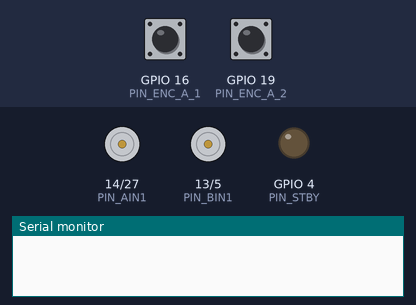
Bench run of a sketch on a simulated ESP32. Parts: motor-driver pin pairs drawn as motors (green arrow = first pin HIGH = forward, orange = second pin HIGH = backward, longer = more drive, scaled by the enable pin, stopped while the standby pin is LOW), output pins drawn as LEDs (lit = HIGH), the last lines printed to the serial monitor. The inputs (shaded band) are chosen by the test bench; at power-on: GPIO 16 (PIN_ENC_A_1) HIGH, GPIO 19 (PIN_ENC_A_2) HIGH.

Above: at 0.0 s.
At 0.45 s:
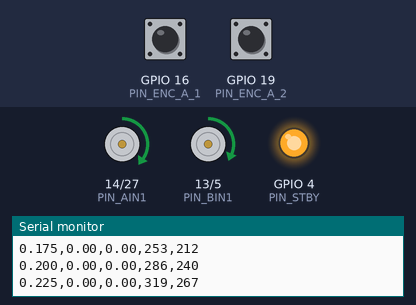
At 1.2 s:
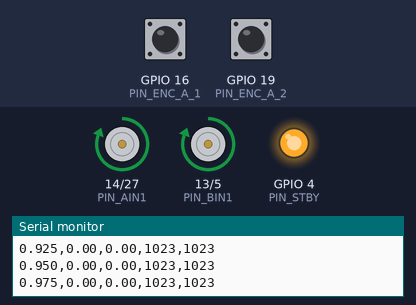
At 8.3 s:
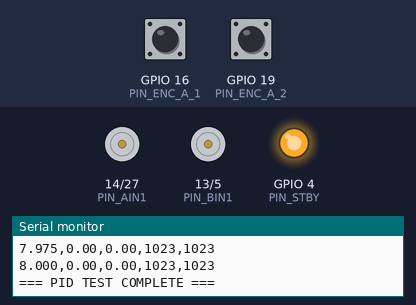
Timing chart, 0 to 9.8 s (numbered marks = the images above):
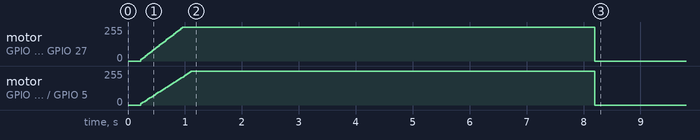

The sketch:

PID_data_verify.ino
```cpp
/*
 * PID_data_verify – Speed PI Control Test
 * Motor targets:
 *   Motor 1 = 120 rpm
 *   Motor 2 = 100 rpm
 * Sample time = 0.025s
 * Log format: Time(s),RPM1,RPM2,PWM1,PWM2
 */

#include <Arduino.h>

// ===== PIN MAP =====
const int PIN_AIN1 = 14;
const int PIN_AIN2 = 27;
const int PIN_PWMA = 25;

const int PIN_BIN1 = 13;
const int PIN_BIN2 = 5;
const int PIN_PWMB = 26;

const int PIN_ENC_A_1 = 16;
const int PIN_ENC_B_1 = 17;
const int PIN_ENC_A_2 = 19;
const int PIN_ENC_B_2 = 18;

const int PIN_STBY = 4;

// ===== PWM CONFIG =====
const int PWM_FREQ = 20000;
const int PWM_RES  = 10;
const int PWM_MAX  = (1 << PWM_RES) - 1;

// ===== ENCODER =====
const int CPR = 390;
volatile long encCount1 = 0;
volatile long encCount2 = 0;
long lastEnc1 = 0, lastEnc2 = 0;

// ===== PID (PI) GAINS =====
double Kp_1 = 0.19, Ki_1 = 11.0;
double Kp_2 = 0.20, Ki_2 = 11.0;

double integ_1 = 0;
double integ_2 = 0;

// ===== CONTROL TARGET =====
const double TARGET_1 = 120.0;
const double TARGET_2 = 100.0;

// ===== SAMPLING =====
const float dt = 0.025;        // 0.025s = 40Hz
unsigned long lastTick = 0;
float T = 0.0;

// ===== TEST DURATION =====
const float TEST_TIME = 8.0;   // 8 giây kiểm thử
bool testFinished = false;

// ===== ISR =====
void IRAM_ATTR encISR1() {
  encCount1 += (digitalRead(PIN_ENC_B_1) ? 1 : -1);
}
void IRAM_ATTR encISR2() {
  encCount2 += (digitalRead(PIN_ENC_B_2) ? 1 : -1);
}

// ===== MOTOR CONTROL =====
void motor1Drive(int pwm) {
  int mag = constrain(abs(pwm), 0, PWM_MAX);

  if (pwm > 0) {
    digitalWrite(PIN_AIN1, HIGH);
    digitalWrite(PIN_AIN2, LOW);
  } else if (pwm < 0) {
    digitalWrite(PIN_AIN1, LOW);
    digitalWrite(PIN_AIN2, HIGH);
  } else {
    digitalWrite(PIN_AIN1, LOW);
    digitalWrite(PIN_AIN2, LOW);
    mag = 0;
  }
  ledcWrite(PIN_PWMA, mag);
}

void motor2Drive(int pwm) {
  int mag = constrain(abs(pwm), 0, PWM_MAX);

  if (pwm > 0) {
    digitalWrite(PIN_BIN1, HIGH);
    digitalWrite(PIN_BIN2, LOW);
  } else if (pwm < 0) {
    digitalWrite(PIN_BIN1, LOW);
    digitalWrite(PIN_BIN2, HIGH);
  } else {
    digitalWrite(PIN_BIN1, LOW);
    digitalWrite(PIN_BIN2, LOW);
    mag = 0;
  }
  ledcWrite(PIN_PWMB, mag);
}

void motorBrake() {
  digitalWrite(PIN_AIN1, LOW); digitalWrite(PIN_AIN2, LOW);
  ledcWrite(PIN_PWMA, 0);
  digitalWrite(PIN_BIN1, LOW); digitalWrite(PIN_BIN2, LOW);
  ledcWrite(PIN_PWMB, 0);
}

void setup() {
  Serial.begin(115200);
  delay(200);

  // Standby
  pinMode(PIN_STBY, OUTPUT);
  digitalWrite(PIN_STBY, HIGH);

  // Motor pins
  pinMode(PIN_AIN1, OUTPUT);
  pinMode(PIN_AIN2, OUTPUT);
  pinMode(PIN_BIN1, OUTPUT);
  pinMode(PIN_BIN2, OUTPUT);

  pinMode(PIN_ENC_A_1, INPUT);
  pinMode(PIN_ENC_B_1, INPUT);
  pinMode(PIN_ENC_A_2, INPUT);
  pinMode(PIN_ENC_B_2, INPUT);

  // PWM
  ledcAttach(PIN_PWMA, PWM_FREQ, PWM_RES);
  ledcAttach(PIN_PWMB, PWM_FREQ, PWM_RES);

  // Encoder interrupts
  attachInterrupt(PIN_ENC_A_1, encISR1, RISING);
  attachInterrupt(PIN_ENC_A_2, encISR2, RISING);

  Serial.println("Time(s),RPM1,RPM2,PWM1,PWM2");

  lastTick = millis();
}

void loop() {
  unsigned long now = millis();
  if (testFinished) return;

  // ===== Sampling exactly every dt (25ms) =====
  if (now - lastTick >= 25) {
    lastTick += 25;
    T += dt;

    // ===== Compute RPMs =====
    long c1 = encCount1;
    long dp1 = c1 - lastEnc1;
    lastEnc1 = c1;
    double rpm1 = (dp1 / dt) * 60.0 / CPR;

    long c2 = encCount2;
    long dp2 = c2 - lastEnc2;
    lastEnc2 = c2;
    double rpm2 = (dp2 / dt) * 60.0 / CPR;

    // ===== PI Controller Motor 1 =====
    double e1 = TARGET_1 - rpm1;
    integ_1 += e1 * dt;
    double u1 = Kp_1 * e1 + Ki_1 * integ_1;
    u1 = constrain(u1, -PWM_MAX, PWM_MAX);

    // ===== PI Controller Motor 2 =====
    double e2 = TARGET_2 - rpm2;
    integ_2 += e2 * dt;
    double u2 = Kp_2 * e2 + Ki_2 * integ_2;
    u2 = constrain(u2, -PWM_MAX, PWM_MAX);

    // ===== Apply PWM =====
    motor1Drive((int)u1);
    motor2Drive((int)u2);

    // ===== Log data =====
    Serial.printf("%.3f,%.2f,%.2f,%d,%d\n",
                  T, rpm1, rpm2, (int)u1, (int)u2);

    // ===== End test =====
    if (T >= TEST_TIME) {
      motorBrake();
      Serial.println("=== PID TEST COMPLETE ===");
      testFinished = true;
    }
  }
}
```

Measured:
- by itself, motor on GPIO 14 (PIN_AIN1) / GPIO 27 (PIN_AIN2): rises from stopped to forward 255/255 in 0.75 s, then falls to stopped in 7.2 s
- by itself, motor on GPIO 13 (PIN_BIN1) / GPIO 5 (PIN_BIN2): rises from stopped to forward 255/255 in 0.90 s, then falls to stopped in 7.1 s
